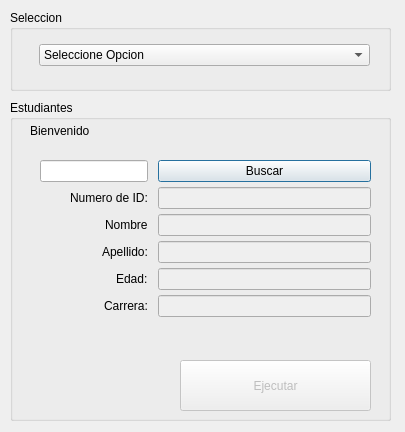
<?xml version="1.0" encoding="UTF-8"?>
<ui version="4.0">
 <class>Dialog</class>
 <widget class="QDialog" name="Dialog">
  <property name="geometry">
   <rect>
    <x>0</x>
    <y>0</y>
    <width>405</width>
    <height>432</height>
   </rect>
  </property>
  <property name="windowTitle">
   <string>Dialog</string>
  </property>
  <widget class="QGroupBox" name="groupBox_actualizar">
   <property name="geometry">
    <rect>
     <x>10</x>
     <y>100</y>
     <width>381</width>
     <height>321</height>
    </rect>
   </property>
   <property name="title">
    <string>Estudiantes</string>
   </property>
   <widget class="QWidget" name="layoutWidget">
    <property name="geometry">
     <rect>
      <x>20</x>
      <y>50</y>
      <width>351</width>
      <height>201</height>
     </rect>
    </property>
    <layout class="QFormLayout" name="formLayout">
     <property name="labelAlignment">
      <set>Qt::AlignRight|Qt::AlignTrailing|Qt::AlignVCenter</set>
     </property>
     <property name="horizontalSpacing">
      <number>10</number>
     </property>
     <property name="verticalSpacing">
      <number>5</number>
     </property>
     <property name="leftMargin">
      <number>10</number>
     </property>
     <property name="topMargin">
      <number>10</number>
     </property>
     <property name="rightMargin">
      <number>10</number>
     </property>
     <property name="bottomMargin">
      <number>10</number>
     </property>
     <item row="0" column="0">
      <widget class="QLineEdit" name="IDfind_lineEdit">
       <property name="text">
        <string/>
       </property>
      </widget>
     </item>
     <item row="0" column="1">
      <widget class="QPushButton" name="find_Button">
       <property name="text">
        <string>Buscar</string>
       </property>
      </widget>
     </item>
     <item row="2" column="0">
      <widget class="QLabel" name="label_2">
       <property name="text">
        <string>Numero de ID:</string>
       </property>
      </widget>
     </item>
     <item row="2" column="1">
      <widget class="QLineEdit" name="ID_lineEdit">
       <property name="enabled">
        <bool>false</bool>
       </property>
      </widget>
     </item>
     <item row="3" column="0">
      <widget class="QLabel" name="label_4">
       <property name="text">
        <string>Nombre</string>
       </property>
      </widget>
     </item>
     <item row="3" column="1">
      <widget class="QLineEdit" name="nombre_lineEdit">
       <property name="enabled">
        <bool>false</bool>
       </property>
      </widget>
     </item>
     <item row="4" column="0">
      <widget class="QLabel" name="label_5">
       <property name="text">
        <string>Apellido:</string>
       </property>
      </widget>
     </item>
     <item row="4" column="1">
      <widget class="QLineEdit" name="apellido_lineEdit">
       <property name="enabled">
        <bool>false</bool>
       </property>
      </widget>
     </item>
     <item row="5" column="0">
      <widget class="QLabel" name="label_6">
       <property name="text">
        <string>Edad:</string>
       </property>
      </widget>
     </item>
     <item row="5" column="1">
      <widget class="QLineEdit" name="edad_lineEdit">
       <property name="enabled">
        <bool>false</bool>
       </property>
      </widget>
     </item>
     <item row="6" column="0">
      <widget class="QLabel" name="label_7">
       <property name="text">
        <string>Carrera:</string>
       </property>
      </widget>
     </item>
     <item row="6" column="1">
      <widget class="QLineEdit" name="carrera_lineEdit">
       <property name="enabled">
        <bool>false</bool>
       </property>
      </widget>
     </item>
    </layout>
   </widget>
   <widget class="QLabel" name="label_info">
    <property name="geometry">
     <rect>
      <x>20</x>
      <y>15</y>
      <width>341</width>
      <height>31</height>
     </rect>
    </property>
    <property name="text">
     <string>Bienvenido</string>
    </property>
   </widget>
   <widget class="QPushButton" name="execute_Button">
    <property name="enabled">
     <bool>false</bool>
    </property>
    <property name="geometry">
     <rect>
      <x>170</x>
      <y>260</y>
      <width>191</width>
      <height>51</height>
     </rect>
    </property>
    <property name="text">
     <string>Ejecutar</string>
    </property>
   </widget>
  </widget>
  <widget class="QGroupBox" name="groupBox">
   <property name="geometry">
    <rect>
     <x>10</x>
     <y>10</y>
     <width>381</width>
     <height>81</height>
    </rect>
   </property>
   <property name="title">
    <string>Seleccion</string>
   </property>
   <widget class="QWidget" name="horizontalLayoutWidget">
    <property name="geometry">
     <rect>
      <x>19</x>
      <y>20</y>
      <width>351</width>
      <height>51</height>
     </rect>
    </property>
    <layout class="QHBoxLayout" name="horizontalLayout_2">
     <property name="leftMargin">
      <number>10</number>
     </property>
     <property name="topMargin">
      <number>5</number>
     </property>
     <property name="rightMargin">
      <number>10</number>
     </property>
     <property name="bottomMargin">
      <number>5</number>
     </property>
     <item>
      <widget class="QComboBox" name="comboBox">
       <item>
        <property name="text">
         <string>Seleccione Opcion</string>
        </property>
       </item>
       <item>
        <property name="text">
         <string>Actualizar</string>
        </property>
       </item>
       <item>
        <property name="text">
         <string>Leer</string>
        </property>
       </item>
       <item>
        <property name="text">
         <string>Escribir</string>
        </property>
       </item>
       <item>
        <property name="text">
         <string>Eliminar</string>
        </property>
       </item>
       <item>
        <property name="text">
         <string>Salir</string>
        </property>
       </item>
      </widget>
     </item>
    </layout>
   </widget>
  </widget>
 </widget>
 <resources/>
 <connections/>
</ui>
